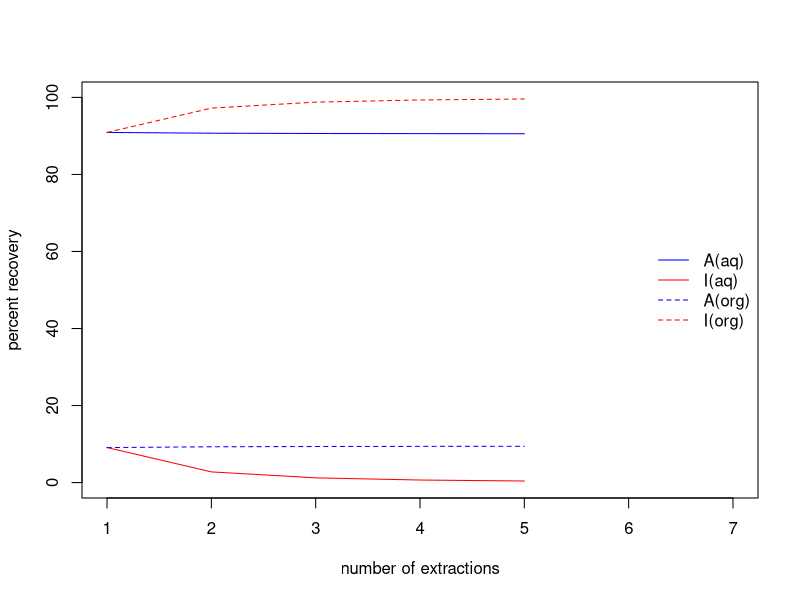
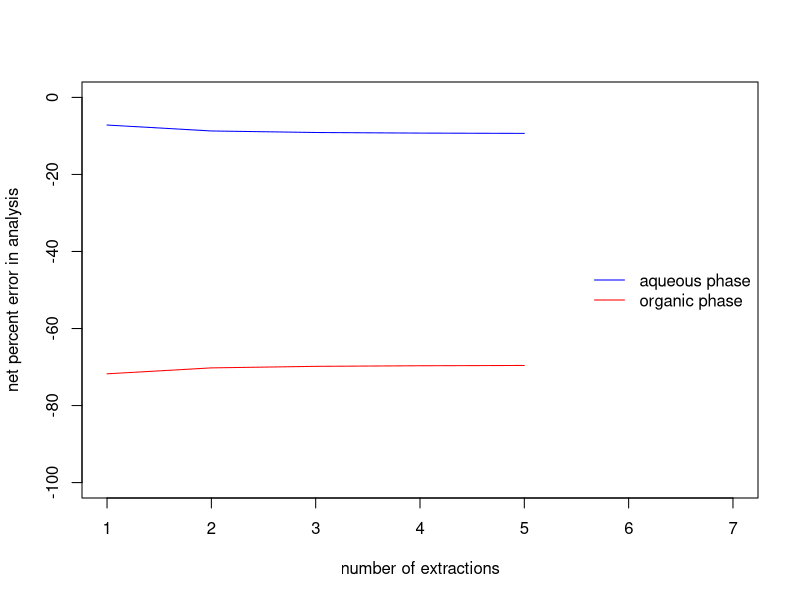

Source code (R) for these figures, in order:
#' Choose values for the initial concentrations of analyte, interferent, and selectivity coefficient.
conc.ao = 60; conc.io = 2000; k.ai = 0.006321

#' Choose partition coefficients; assume partition coefficients are equivalent to the distribution ratio.
kd.a = 0.1; kd.i = 10

#' Choose number of extractions, total volumes for aqueous and organic phase.
n = seq(1, 5)
v.aq = 25; v.org = 25/n

#' Calculate fraction of analyte and interferent in each phase; values are equivalent to recoveries.
qaq.a = (v.aq/(kd.a*v.org + v.aq))^n
qaq.i = (v.aq/(kd.i*v.org + v.aq))^n
qorg.a = 1 - qaq.a
qorg.i = 1 - qaq.i

#' Calculate the error for the recovery of the analyte in each phase.
erroraq = 100 * ((qaq.a - 1) + k.ai * conc.io * qaq.i/conc.ao)
errororg = 100 * ((qorg.a - 1) + k.ai * conc.io * qorg.i/conc.ao)

#' Report out results as a table of percent recoveries and percent errors, and as plots.
results = data.frame(n, v.aq, v.org, 100*qaq.a, 100*qaq.i, 100*qorg.a, 
                     100*qorg.i, erroraq, errororg)
colnames(results) = c("Extract", "V(aq)", "V(org)", "%RA(aq)", "%RI(aq)", 
                      "%RA(org)", "%RI(org)", "%Error(aq)", "%Error(org)")
round(results, digits = 2)
plot(n, 100*qaq.a, type = "l", ylim = c(0, 100), xlim = c(1, 7), lty = 1,
     xlab = "number of extractions", ylab = "percent recovery", col = "blue")
lines(n, 100*qaq.i, lty = 1, col = "red")
lines(n, 100*qorg.a, lty = 2, col = "blue")
lines(n, 100*qorg.i, lty = 2, col = "red")
legend(x = "right", legend = c("A(aq)", "I(aq)", "A(org)", "I(org)"), bty = "n", 
       lty = c(1, 1, 2, 2), col = c("blue", "red", "blue", "red"))

plot(n, erroraq, type = "l", ylim = c(-100, 0), xlim = c(1, 7), xlab = "number of extractions", 
     ylab = "net percent error in analysis", col = "blue")
lines(n, errororg, lty = 1, col = "red")
legend(x = "right", legend = c("aqueous phase", "organic phase"), lty = c(1, 1), 
       col = c("blue", "red"), bty = "n")

